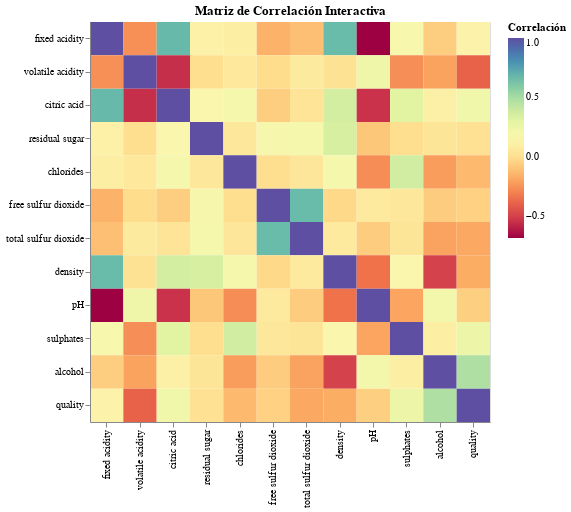

The code cell stored with this chart in its notebook:
### Code cell
## Exploracion
# Matriz de corrlacion con altair

correlation_matrix = df.corr().reset_index().melt(id_vars='index')
correlation_matrix.columns = ['Variable1', 'Variable2', 'Correlación']

# Crear la matriz de correlación interactiva con Altair
heatmap = alt.Chart(correlation_matrix).mark_rect().encode(
    x=alt.X('Variable2:O', title='', sort=None),
    y=alt.Y('Variable1:O', title='', sort=None),
    color=alt.Color('Correlación:Q', scale=alt.Scale(scheme='spectral')),
    tooltip=['Variable1', 'Variable2', 'Correlación']
).properties(
    width=400,
    height=400,
    title='Matriz de Correlación Interactiva'
)

heatmap.show()

### Figure 1 — Vega-Lite specification as saved in the notebook (floating-point values rounded to 4 significant figures; data arrays with more than 128 entries replaced by an {"elided": "..."} marker saying what was removed)
{"config": {"view": {"continuousWidth": 300, "continuousHeight": 300}}, "data": {"name": "data-586dbe2dcd24710db3d7ae9b59e56042"}, "mark": {"type": "rect"}, "encoding": {"color": {"field": "Correlación", "scale": {"scheme": "spectral"}, "type": "quantitative"}, "tooltip": [{"field": "Variable1", "type": "nominal"}, {"field": "Variable2", "type": "nominal"}, {"field": "Correlación", "type": "quantitative"}], "x": {"field": "Variable2", "sort": null, "title": "", "type": "ordinal"}, "y": {"field": "Variable1", "sort": null, "title": "", "type": "ordinal"}}, "height": 400, "title": "Matriz de Correlación Interactiva", "width": 400, "$schema": "https://vega.github.io/schema/vega-lite/v5.20.1.json", "datasets": {"data-586dbe2dcd24710db3d7ae9b59e56042": {"elided": "144 records"}}}
